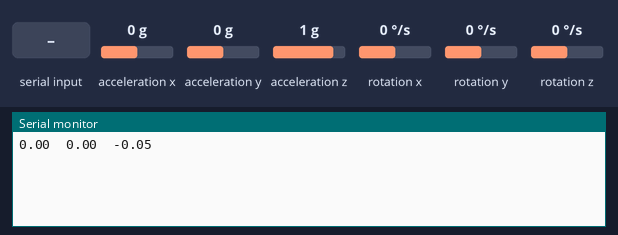
This sketch was run on a simulated Arduino Uno, built for the host (arithmetic inside an expression is 32-bit, double 64-bit). Parts: the last lines printed to the serial monitor. The test bench sets the inputs (shaded band); at power-on: acceleration x 0 g, acceleration y 0 g, acceleration z 1 g, rotation x 0 °/s, rotation y 0 °/s, rotation z 0 °/s.

Above: at 2.2 s.
2.3 s: "angle6: \n" received over the second serial link
At 2.71 s:
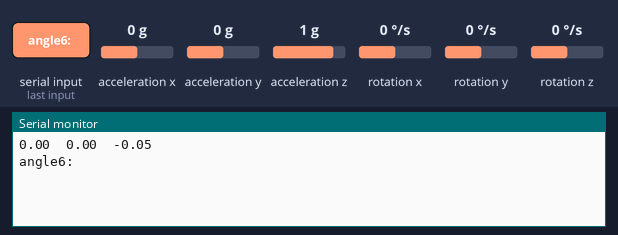
3.9 s: "1\n" received over the second serial link
At 4.7 s:
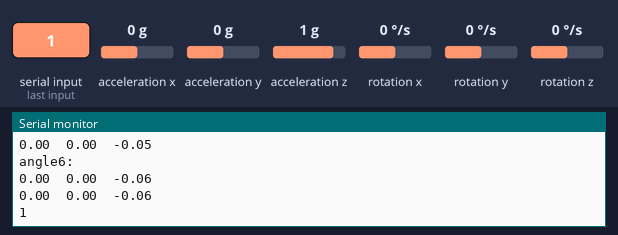
5.4 s: acceleration x set to -1.4 g
At 6.4 s:
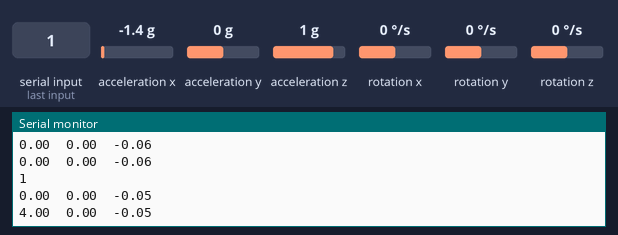
6.9 s: acceleration y set to -1.4 g
At 7.4 s:
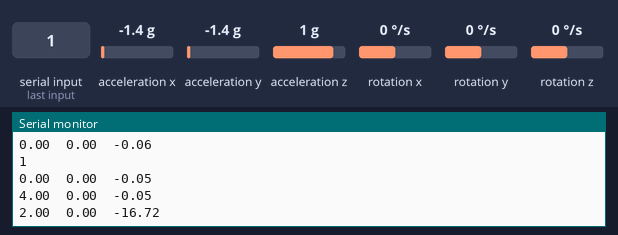
8.4 s: acceleration z set to -1.4 g
At 9.5 s:
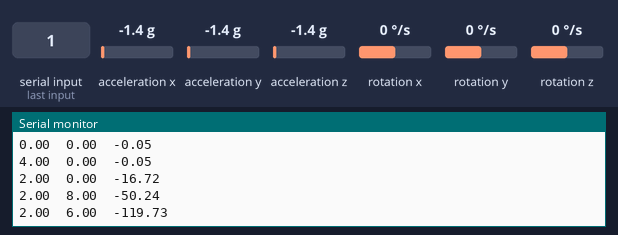
9.9 s: rotation x set to -192 °/s
At 10.5 s:
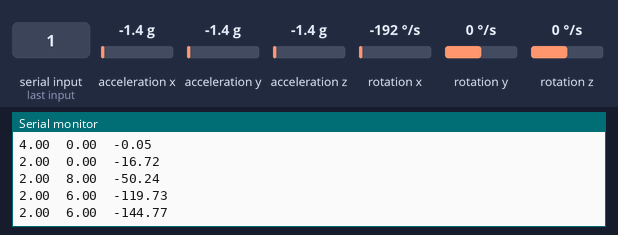
Timing chart, 0 to 12.4 s (numbered marks = the images above; inputs shaded):
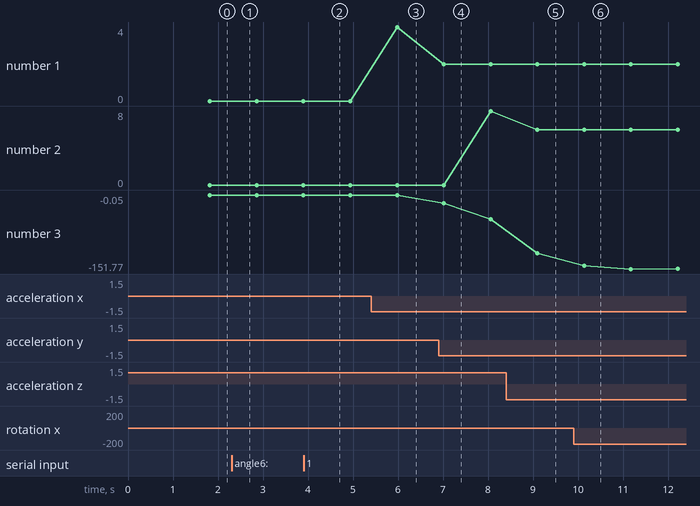

The sketch:

posedetecter_tcp_v1.5.0.1.ino
```cpp
#include "I2Cdev.h"
#include "MPU6050_6Axis_MotionApps20.h"
#include <SoftwareSerial.h> //软件串口

MPU6050 mpu; //实例化一个 MPU6050 对象，对象名称为 mpu

SoftwareSerial mySerial(10, 11); ////软件串口 指定pin 对应esp8266的RX, TX

//char posedata[8][6] = {0};//mpu数据暂存
char test[16] ={0};
char test1[2 ]={0};
int i;


int16_t ax, ay, az, gx, gy, gz;

float axt, ayt, azt;

//float ax, ay, az, gx, gy, gz;

//********************angle data*********************//
float Gyro_y; //Y轴陀螺仪数据暂存
float Gyro_x;
float Gyro_z;
float angleAx;
float angle6;
float K1 = 1.5; // 对加速度计取值的权重
//float K1 = 0.05; // 对加速度计取值的权重
float Angle; //一阶互补滤波计算出的最终倾斜角度
float accelz = 0;

//********************angle data*********************//

//***************Kalman_Filter*********************//
float P[2][2] = {{ 1, 0 },
  { 0, 1 }
};
float Pdot[4] = { 0, 0, 0, 0};
//float Q_angle = 0.001, Q_gyro = 0.005; //角度数据置信度,角速度数据置信度
float Q_angle = 2, Q_gyro = 2; //角度数据置信度,角速度数据置信度
float R_angle = 0.5 , C_0 = 1;
float q_bias, angle_err, PCt_0, PCt_1, E, K_0, K_1, t_0, t_1;
float timeChange = 10; //滤波法采样时间间隔毫秒
float dt = timeChange * 0.003; //注意：dt的取值为滤波器采样时间
//***************Kalman_Filter*********************//


 #define MIDDLE_UP 15
#define MIDDLE_DOWN -25
#define MAX_UP 37 //定义判定为向上翻手的临界值
#define MAX_DOWN -50 //定义判定为向下翻手的临界值
#define UP 1//定义姿势状态整形参数 1：向上 2：向下 3：中等向上 4：中等向下
#define DOWN 2
#define M_UP 3
#define M_DOWN 4
#define RIGHT 5
#define LEFT 6
#define MIDDLE_RIGHT 30
#define MIDDLE_LEFT -30
#define MAX_RIGHT 60
#define MAX_LEFT -60
#define M_RIGHT 7
#define M_LEFT 8
float sum_pitch=0.0f;//多次pitch角的和
float ave_pitch=0.0f;//picth角的平均值
float sum_roll=0.0f;
float ave_roll=0.0f;
int count=0;//定义计数器
typedef struct gesture
{
  float up_down;//上下参数
  float left_right;//左右参数
  float pitch;//俯仰角
  float roll;//翻滚角
}GESTURE;


void Angle_get()
{
  //平衡参数
  Angle = atan2(ay , az) * 57.3;           //角度计算公式
  Gyro_x = (gx - 128.1) / 131;              //角度转换
  Kalman_Filter(Angle, Gyro_x);            //卡曼滤波
  //旋转角度Z轴参数
  if (gz > 32768) gz -= 65536;              //强制转换2g  1g
  Gyro_z = -gz / 131;                      //Z轴参数转换
  accelz = az / 16.4;

  angleAx = atan2(ax, az) * 180 / PI; //计算与x轴夹角
  Gyro_y = -gy / 131.00; //计算角速度
  //一阶互补滤波
  angle6 = K1 * angleAx + (1 - K1) * (angle6 + Gyro_y * dt);
}

////////////////////////kalman/////////////////////////
float angle, angle_dot;                                //平衡角度值
void Kalman_Filter(double angle_m, double gyro_m)
{
  angle += (gyro_m - q_bias) * dt;
  angle_err = angle_m - angle;
  Pdot[0] = Q_angle - P[0][1] - P[1][0];
  Pdot[1] = - P[1][1];
  Pdot[2] = - P[1][1];
  Pdot[3] = Q_gyro;
  P[0][0] += Pdot[0] * dt;
  P[0][1] += Pdot[1] * dt;
  P[1][0] += Pdot[2] * dt;
  P[1][1] += Pdot[3] * dt;
  PCt_0 = C_0 * P[0][0];
  PCt_1 = C_0 * P[1][0];
  E = R_angle + C_0 * PCt_0;
  K_0 = PCt_0 / E;
  K_1 = PCt_1 / E;
  t_0 = PCt_0;
  t_1 = C_0 * P[0][1];
  P[0][0] -= K_0 * t_0;
  P[0][1] -= K_0 * t_1;
  P[1][0] -= K_1 * t_0;
  P[1][1] -= K_1 * t_1;
  angle += K_0 * angle_err; //角度
  q_bias += K_1 * angle_err;
  angle_dot = gyro_m - q_bias; //角速度
}

/* /////////SEND////
void tcpsend_all(int num,char test[16] , float data1, float data2, float data3,float data4,float data5,float data6)
{


 // mySerial.write(str,2);           //向esp8266写数据

  dtostrf(angle,3, 2, test);

mySerial.write(35);//ASCLL #井号
  for( i = 0; i < 4; i++)
  {


    delay(5);
  mySerial.write(test[i]);//ASCLL
  delay(5);
  }
  mySerial.write(35);//ASCLL #井号

  }*/

   /////////SEND////
void tcpsend_procceed(char test[16] , float data, int i, int j, int m)
{

  //i转换后整数部分长度
  //j转换后小数部分长度
  //m传入数据长度ascll m<8
 // mySerial.write(str,2);

  dtostrf(data,i, j, test);//保存到该char数组中。
  //dtostrf(signalsign,2, 0, test1);//保存到该char数组中。


 for( i = 0; i < m; i++)
  {
  mySerial.write(test[i]);//ASCLL 向esp8266写数据
  //delay(5);
  }
  //mySerial.write(35);//ASCLL #井号,分隔符
  test[16] = {0};//reset char
  }


void setup() {
  Wire.begin();                            //加入 I2C 总线序列
  Serial.begin(9600);                       //开启串口，设置波特率
  mySerial.begin(9600);
  delay(1000);
  mpu.initialize();                       //初始化MPU6050
}

void loop()
{

    while(mySerial.available())           //从esp8266读数据
  {
    Serial.write(mySerial.read());
  }

  int i;//定义临时循环变量
    GESTURE real_gesture;
  mpu.getMotion6(&ax, &ay, &az, &gx, &gy, &gz);     //IIC获取MPU6050六轴数据 ax ay az gx gy gz

  Angle_get();                                      //获取angle 角度和卡曼滤波

       getsum(angle6,angle);
      //求平均数，判断姿势
      if(count>=5)
       {
         judge_gesture(&real_gesture);//获取姿势参数
         count=0;//进行初始化操作
         sum_pitch=0;
         sum_roll=0;
         Serial.print(real_gesture.up_down);
         Serial.print("\t");
         Serial.print(real_gesture.left_right);
         Serial.print("\t");
         Serial.print(angle);
         Serial.print("\n");

         delay(20);
       }
       //recive
         while(mySerial.available())           //从esp8266读数据
  {
    Serial.write(mySerial.read());
  }
  //transmit
       mySerial.write(64);//ASCLL @号,分隔符
       tcpsend_procceed(test , real_gesture.up_down, 1, 0, 2);
       mySerial.write(35);//ASCLL #井号
       tcpsend_procceed(test , real_gesture.left_right, 1, 0, 2);
       mySerial.write(35);//ASCLL #井号
       tcpsend_procceed(test , angle, 3, 2, 5);


  //可视化分析
  /*
  axt = float(ax) / 2048 ;
  ayt = float(ay) / 2048 ;
  azt = float(az) / 2048;


  Serial.print("ax: ");Serial.print(axt);Serial.print(",");
  Serial.print("ay: ");Serial.print(ayt);Serial.print(",");
  Serial.print("az: ");Serial.print(azt);Serial.print("---");*/


 /* Serial.print("angle: ");Serial.print(angle);Serial.print(",");
  Serial.print("angle_dot: ");Serial.print(angle_dot);Serial.print(",");
  Serial.print("angle6: ");Serial.println(angle6);*/
  /*
  Serial.print("ax: ");Serial.print(ax);Serial.print(",");
  Serial.print("ay: ");Serial.print(ay);Serial.print(",");
  Serial.print("az: ");Serial.print(az);Serial.print("---");
  Serial.print("angle: ");Serial.print(angle);Serial.print(",");
  Serial.print("angle_dot: ");Serial.print(angle_dot);Serial.print(",");
  Serial.print("angle6: ");Serial.println(angle6);
  */

  delay(200);
}
void getsum(float fNewPitch,float fNewRoll)//求一段时间内算得的pitch角的和值
{
  sum_pitch+=fNewPitch;
  sum_roll+=fNewRoll;
  count++;
}

void judge_gesture(GESTURE *g)//判断姿势，返回值为 1234 ，1：向上，2：向下
{
  ave_pitch=sum_pitch/count;
  ave_roll=sum_roll/count;
  if(ave_pitch>=MIDDLE_UP&&ave_pitch<=MAX_UP)//判定角度，如果大于25°,小于45,则向中上，此处可更改
  {
    g->up_down=M_UP;
  }
  else if(ave_pitch<=MIDDLE_DOWN&&ave_pitch>=MAX_DOWN)
  {
    g->up_down=M_DOWN;
  }
  else if(ave_pitch>MAX_UP)
  {
    g->up_down=UP;
  }
  else if(ave_pitch<MAX_DOWN)
  {
    g->up_down=DOWN;
  }
  else
  {
    g->up_down=0;
  }
  if(ave_roll>=MIDDLE_RIGHT&&ave_roll<=MAX_RIGHT)//判定角度，如果x向右大于25°,小于45,则向中右，此处可更改
  {
    g->left_right=M_RIGHT;
  }
  else if(ave_roll<=MIDDLE_LEFT&&ave_roll>=MAX_LEFT)
  {
    g->left_right=M_LEFT;
  }
  else if(ave_roll>MAX_RIGHT)
  {
    g->left_right=RIGHT;
  }
  else if(ave_roll<MAX_LEFT)
  {
    g->left_right=LEFT;
  }
  else
  {
    g->left_right=0;
  }
}
```

Measured:
- after the input at 2.3 s, the serial monitor: prints a new line after 0.15 s (image 1)
- after the input at 3.9 s, the serial monitor: prints a new line at once (image 2)
- after the input at 5.4 s, the serial monitor: prints a new line after 0.58 s (image 3)
- after the input at 6.9 s, the serial monitor: prints a new line after 0.12 s (image 4)
- after the input at 8.4 s, the serial monitor: prints a new line after 0.70 s (image 5)
- after the input at 9.9 s, the serial monitor: prints a new line after 0.24 s (image 6)
- plotted number 1: 0 → 4 after the input at 5.4 s
- plotted number 2: 0 → 8 after the input at 6.9 s, 8 → 6 after the input at 8.4 s
